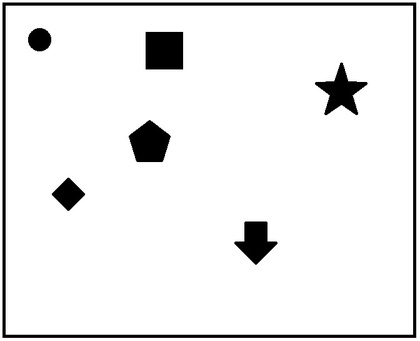
%> input picture input_dataset2/toy1.jpg, 420 x 341 px, shrunk from 672 x 545 before the run
$ octave --eval "result = CalcFeatures(imread('input_dataset2/toy1.jpg'));"   (GNU Octave 9; MATLAB toolbox functions it lacks are replaced by stand-ins)
%> lines starting %> are read from the running program, lines starting %| are printed output that depends on the picture
### centroid.m
function centroid = centroid(image)
    [m, n] = size(image);
    sx = 0;
    sy = 0;
    npt = 0;
    for i = 1:m
        for j = 1:n
            if image(i, j) == 1
                sx = sx + i;
                sy = sy + j;
                npt = npt + 1;
            end;
        end;
    end;

    centroid = zeros(1, 2);
    centroid(1) = sx / npt;
    centroid(2) = sy / npt;
end

### CalcFeatures.m
function histograms = CalcFeatures(bwImg)
    % Background - Black(0)
    % Foreground - White(1)

    CC = bwconncomp(bwImg);
%> CC = 24 connected components
    [~,idx] = max(cellfun(@numel,CC.PixelIdxList));
%> idx = 1

    bwImg(CC.PixelIdxList{idx}) = 0;

    se = strel('disk', Utility.DISK_RADIUS);
    bwImg = imclose(bwImg, se);
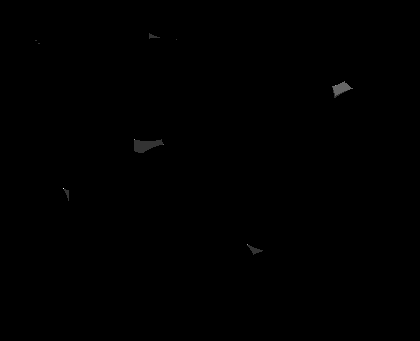
%> bwImg: size 341x420x3 uint8; min 0, max 5, mean 0.00499; drawn with min black and max white
    bwImg = imfill(bwImg, 'holes');
%     bwImg = bwareaopen(bwImg, 200);
%     [m, n] = size(bwImg);

    CC = bwconncomp(bwImg);
%> CC = 8 connected components

%     gc = [round(m/2) round(n/2)];
    gc = centroid(bwImg);
%> after the loop in centroid, `for i = 1:m`: npt = 1215; sx = 186342; sy = 714513
%> gc = [153.4 588.1]
    centroids = regionprops(CC, 'Centroid');
%> centroids = 8 regions; Centroid: [36.5 41 2], [39.5 44 2], [67.6 194 2], [146.4 145.9 2], [153.3 37 2], [177 40 2], [255 250.4 2], [341.3 89.5 2]
%     centroids(idx) = [];

%> (the run ends here)
